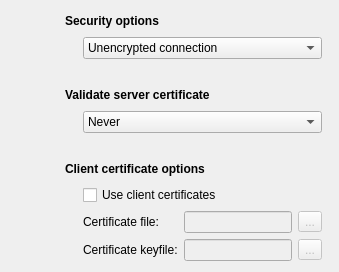
      <widget class="QWidget" name="tab_2">
       <attribute name="title">
        <string>Security</string>
       </attribute>
       <layout class="QGridLayout" name="gridLayout_4">
        <item row="3" column="1" colspan="2">
         <spacer name="spacer_9">
          <property name="orientation">
           <enum>Qt::Vertical</enum>
          </property>
          <property name="sizeType">
           <enum>QSizePolicy::Expanding</enum>
          </property>
          <property name="sizeHint" stdset="0">
           <size>
            <width>0</width>
            <height>0</height>
           </size>
          </property>
         </spacer>
        </item>
        <item row="1" column="1">
         <layout class="QGridLayout" name="gridLayout_2">
          <item row="0" column="0" colspan="4">
           <widget class="QLabel" name="textLabel1_10">
            <property name="sizePolicy">
             <sizepolicy hsizetype="Expanding" vsizetype="Fixed">
              <horstretch>0</horstretch>
              <verstretch>0</verstretch>
             </sizepolicy>
            </property>
            <property name="minimumSize">
             <size>
              <width>0</width>
              <height>20</height>
             </size>
            </property>
            <property name="maximumSize">
             <size>
              <width>16777215</width>
              <height>16777215</height>
             </size>
            </property>
            <property name="text">
             <string>&lt;b&gt;Security options&lt;/b&gt;</string>
            </property>
            <property name="wordWrap">
             <bool>false</bool>
            </property>
           </widget>
          </item>
          <item row="1" column="1" colspan="3">
           <widget class="QComboBox" name="encryptionBox">
            <property name="sizePolicy">
             <sizepolicy hsizetype="Expanding" vsizetype="Fixed">
              <horstretch>0</horstretch>
              <verstretch>0</verstretch>
             </sizepolicy>
            </property>
            <property name="minimumSize">
             <size>
              <width>0</width>
              <height>20</height>
             </size>
            </property>
            <item>
             <property name="text">
              <string>Unencrypted connection</string>
             </property>
            </item>
            <item>
             <property name="text">
              <string>Transport Layer Security (TLS)</string>
             </property>
            </item>
            <item>
             <property name="text">
              <string>Secure Socket Layer (SSL)</string>
             </property>
            </item>
           </widget>
          </item>
          <item row="1" column="0" rowspan="2">
           <spacer name="spacer">
            <property name="orientation">
             <enum>Qt::Horizontal</enum>
            </property>
            <property name="sizeType">
             <enum>QSizePolicy::Fixed</enum>
            </property>
            <property name="sizeHint" stdset="0">
             <size>
              <width>12</width>
              <height>0</height>
             </size>
            </property>
           </spacer>
          </item>
          <item row="2" column="1" colspan="3">
           <spacer name="spacer_8">
            <property name="orientation">
             <enum>Qt::Vertical</enum>
            </property>
            <property name="sizeType">
             <enum>QSizePolicy::Fixed</enum>
            </property>
            <property name="sizeHint" stdset="0">
             <size>
              <width>0</width>
              <height>20</height>
             </size>
            </property>
           </spacer>
          </item>
          <item row="3" column="0" colspan="4">
           <widget class="QLabel" name="textLabel1_9">
            <property name="sizePolicy">
             <sizepolicy hsizetype="Expanding" vsizetype="Fixed">
              <horstretch>0</horstretch>
              <verstretch>0</verstretch>
             </sizepolicy>
            </property>
            <property name="minimumSize">
             <size>
              <width>0</width>
              <height>20</height>
             </size>
            </property>
            <property name="text">
             <string>&lt;b&gt;Validate server certificate&lt;/b&gt;</string>
            </property>
            <property name="wordWrap">
             <bool>false</bool>
            </property>
           </widget>
          </item>
          <item row="4" column="0" rowspan="2">
           <spacer>
            <property name="orientation">
             <enum>Qt::Horizontal</enum>
            </property>
            <property name="sizeType">
             <enum>QSizePolicy::Fixed</enum>
            </property>
            <property name="sizeHint" stdset="0">
             <size>
              <width>12</width>
              <height>0</height>
             </size>
            </property>
           </spacer>
          </item>
          <item row="4" column="1" colspan="3">
           <widget class="QComboBox" name="validateBox">
            <property name="sizePolicy">
             <sizepolicy hsizetype="Expanding" vsizetype="Fixed">
              <horstretch>0</horstretch>
              <verstretch>0</verstretch>
             </sizepolicy>
            </property>
            <property name="minimumSize">
             <size>
              <width>0</width>
              <height>20</height>
             </size>
            </property>
            <item>
             <property name="text">
              <string>Never</string>
             </property>
            </item>
            <item>
             <property name="text">
              <string>Allow</string>
             </property>
            </item>
            <item>
             <property name="text">
              <string>Try</string>
             </property>
            </item>
            <item>
             <property name="text">
              <string>Demand</string>
             </property>
            </item>
           </widget>
          </item>
          <item row="5" column="1" colspan="3">
           <spacer name="spacer_11">
            <property name="orientation">
             <enum>Qt::Vertical</enum>
            </property>
            <property name="sizeType">
             <enum>QSizePolicy::Fixed</enum>
            </property>
            <property name="sizeHint" stdset="0">
             <size>
              <width>0</width>
              <height>20</height>
             </size>
            </property>
           </spacer>
          </item>
          <item row="6" column="0" colspan="4">
           <widget class="QLabel" name="textLabel1_3">
            <property name="minimumSize">
             <size>
              <width>0</width>
              <height>20</height>
             </size>
            </property>
            <property name="text">
             <string>&lt;b&gt;Client certificate options&lt;/b&gt;</string>
            </property>
            <property name="wordWrap">
             <bool>false</bool>
            </property>
           </widget>
          </item>
          <item row="7" column="1" colspan="3">
           <widget class="QCheckBox" name="useClientCertBox">
            <property name="enabled">
             <bool>true</bool>
            </property>
            <property name="sizePolicy">
             <sizepolicy hsizetype="Expanding" vsizetype="Fixed">
              <horstretch>0</horstretch>
              <verstretch>0</verstretch>
             </sizepolicy>
            </property>
            <property name="minimumSize">
             <size>
              <width>0</width>
              <height>20</height>
             </size>
            </property>
            <property name="text">
             <string>Use client certificates</string>
            </property>
           </widget>
          </item>
          <item row="7" column="0" rowspan="3">
           <spacer>
            <property name="orientation">
             <enum>Qt::Horizontal</enum>
            </property>
            <property name="sizeType">
             <enum>QSizePolicy::Fixed</enum>
            </property>
            <property name="sizeHint" stdset="0">
             <size>
              <width>12</width>
              <height>0</height>
             </size>
            </property>
           </spacer>
          </item>
          <item row="8" column="1">
           <widget class="QLabel" name="textLabel2_2">
            <property name="sizePolicy">
             <sizepolicy hsizetype="Fixed" vsizetype="Fixed">
              <horstretch>0</horstretch>
              <verstretch>0</verstretch>
             </sizepolicy>
            </property>
            <property name="minimumSize">
             <size>
              <width>0</width>
              <height>20</height>
             </size>
            </property>
            <property name="text">
             <string>Certificate file:</string>
            </property>
            <property name="wordWrap">
             <bool>false</bool>
            </property>
           </widget>
          </item>
          <item row="9" column="1">
           <widget class="QLabel" name="textLabel3">
            <property name="sizePolicy">
             <sizepolicy hsizetype="Fixed" vsizetype="Fixed">
              <horstretch>0</horstretch>
              <verstretch>0</verstretch>
             </sizepolicy>
            </property>
            <property name="minimumSize">
             <size>
              <width>0</width>
              <height>20</height>
             </size>
            </property>
            <property name="text">
             <string>Certificate keyfile:</string>
            </property>
            <property name="wordWrap">
             <bool>false</bool>
            </property>
           </widget>
          </item>
          <item row="8" column="2">
           <widget class="QLineEdit" name="certFileEdit">
            <property name="enabled">
             <bool>false</bool>
            </property>
            <property name="minimumSize">
             <size>
              <width>0</width>
              <height>20</height>
             </size>
            </property>
           </widget>
          </item>
          <item row="9" column="2">
           <widget class="QLineEdit" name="certKeyFileEdit">
            <property name="enabled">
             <bool>false</bool>
            </property>
            <property name="minimumSize">
             <size>
              <width>0</width>
              <height>20</height>
             </size>
            </property>
           </widget>
          </item>
          <item row="8" column="3">
           <widget class="QToolButton" name="certFileButton">
            <property name="enabled">
             <bool>false</bool>
            </property>
            <property name="minimumSize">
             <size>
              <width>0</width>
              <height>20</height>
             </size>
            </property>
            <property name="text">
             <string>...</string>
            </property>
           </widget>
          </item>
          <item row="9" column="3">
           <widget class="QToolButton" name="certKeyFileButton">
            <property name="enabled">
             <bool>false</bool>
            </property>
            <property name="minimumSize">
             <size>
              <width>0</width>
              <height>20</height>
             </size>
            </property>
            <property name="text">
             <string>...</string>
            </property>
           </widget>
          </item>
         </layout>
        </item>
        <item row="1" column="0">
         <layout class="QVBoxLayout" name="verticalLayout_3">
          <item>
           <widget class="QLabel" name="securityLabel">
            <property name="sizePolicy">
             <sizepolicy hsizetype="Fixed" vsizetype="Fixed">
              <horstretch>0</horstretch>
              <verstretch>0</verstretch>
             </sizepolicy>
            </property>
            <property name="minimumSize">
             <size>
              <width>48</width>
              <height>48</height>
             </size>
            </property>
            <property name="text">
             <string/>
            </property>
            <property name="pixmap">
             <pixmap resource="../../luma.qrc">:/images/config.png</pixmap>
            </property>
            <property name="wordWrap">
             <bool>false</bool>
            </property>
           </widget>
          </item>
          <item>
           <spacer name="verticalSpacer_2">
            <property name="orientation">
             <enum>Qt::Vertical</enum>
            </property>
            <property name="sizeHint" stdset="0">
             <size>
              <width>0</width>
              <height>0</height>
             </size>
            </property>
           </spacer>
          </item>
         </layout>
        </item>
       </layout>
      </widget>
